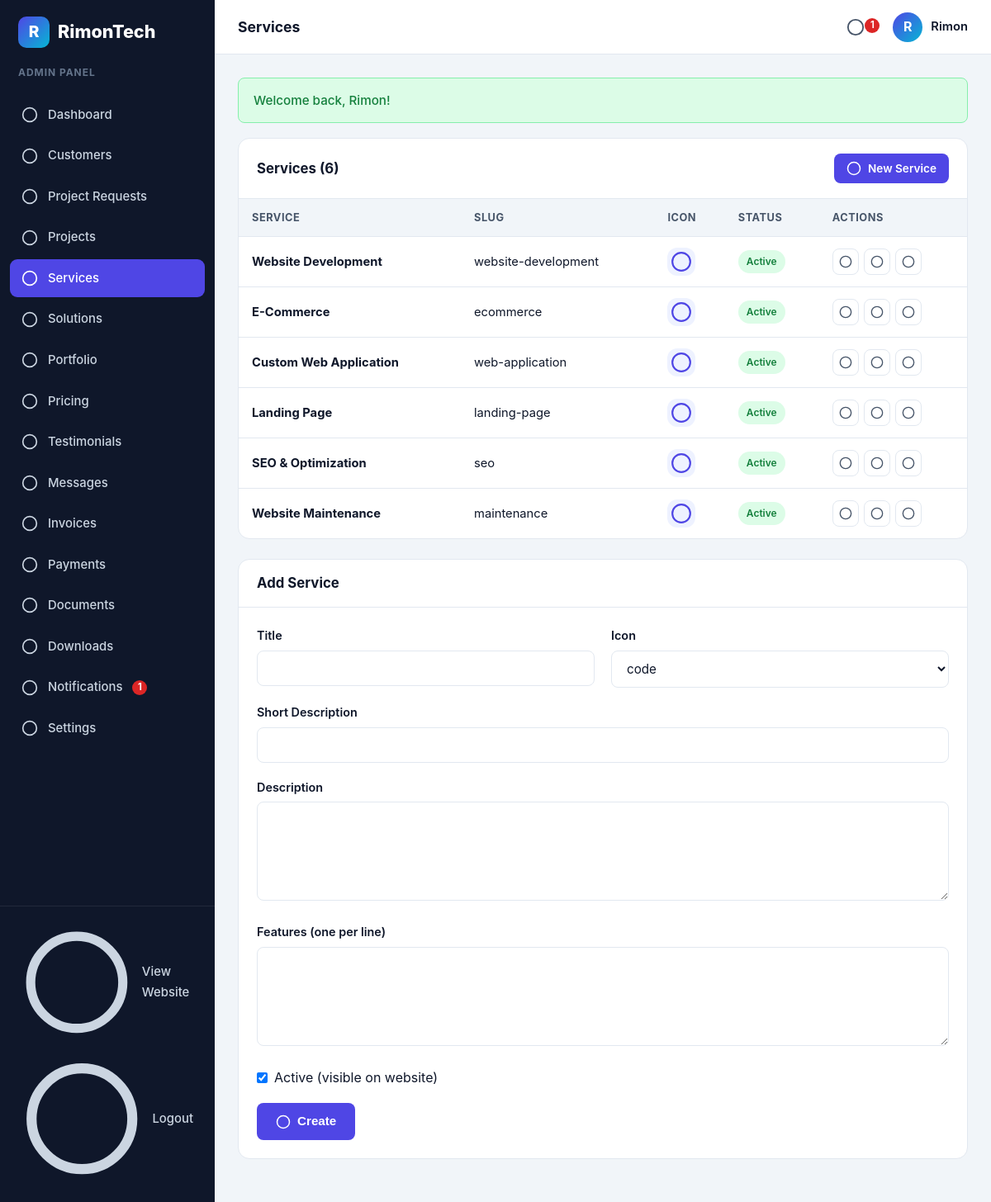
The app's page /admin/services.php (signed in) with its own data.
### tables this page shows
CREATE TABLE IF NOT EXISTS services (
    id INT UNSIGNED AUTO_INCREMENT PRIMARY KEY,
    title VARCHAR(150) NOT NULL,
    slug VARCHAR(160) NOT NULL UNIQUE,
    short_desc VARCHAR(255) NULL,
    icon VARCHAR(60) NULL,
    description TEXT NULL,
    features JSON NULL,
    active TINYINT(1) NOT NULL DEFAULT 1,
    created_at TIMESTAMP DEFAULT CURRENT_TIMESTAMP
);

### config/database.php (called while the page is built, shortened)
<?php
function db(): PDO
{
    static $pdo = null;
    if ($pdo === null) {
        $dsn = 'mysql:host=' . DB_HOST . ';dbname=' . DB_NAME . ';charset=utf8mb4';
        $pdo = new PDO($dsn, DB_USER, DB_PASS, [
            PDO::ATTR_ERRMODE => PDO::ERRMODE_EXCEPTION,
            PDO::ATTR_DEFAULT_FETCH_MODE => PDO::FETCH_ASSOC,
            PDO::ATTR_EMULATE_PREPARES => false,
        ]);
    }
    return $pdo;
}

### admin/services.php (the view, shortened to what this page needs)
<?php
$pageTitle = 'Services';
$activeNav = 'services';
require_once __DIR__ . '/../includes/functions.php';
$form = ['title' => '', 'short_desc' => '', 'icon' => 'code', 'description' => '', 'features' => '', 'active' => 1];
$editId = 0;
$services = db()->query('SELECT * FROM services ORDER BY id')->fetchAll();
$iconOptions = ['code', 'cart', 'app', 'rocket', 'search', 'shield', 'briefcase', 'graduation', 'utensils', 'stethoscope', 'bed', 'user', 'cpu'];
include __DIR__ . '/../includes/admin-header.php';
?>
<div class="panel">
  <div class="panel-head"><h3>Services (<?= count($services) ?>)</h3><a class="btn btn-sm btn-primary" href="<?= url('admin/services.php#add') ?>"><?= icon('plus') ?> New Service</a></div>
  <div class="table-wrap">
    <table class="table">
      <thead><tr><th>Service</th><th>Slug</th><th>Icon</th><th>Status</th><th>Actions</th></tr></thead>
      <tbody>
        <?php foreach ($services as $s): ?>
          <tr>
            <td><b><?= e($s['title']) ?></b></td>
            <td><?= e($s['slug']) ?></td>
            <td><span class="card-icon" style="width:34px;height:34px;margin:0;"><?= icon($s['icon']) ?></span></td>
            <td><?= (int)$s['active'] === 1 ? '<span class="badge badge-green">Active</span>' : '<span class="badge badge-gray">Hidden</span>' ?></td>
            <td>
              <div class="actions">
                <a class="icon-btn" href="<?= url('admin/services.php?edit=' . $s['id'] . '#add') ?>" title="Edit"><?= icon('edit') ?></a>
                <form method="post" action="<?= url('admin/services.php') ?>" style="margin:0;">
                  <button type="submit" class="icon-btn" title="Toggle"><?= icon('eye') ?></button>
                </form>
                <form method="post" action="<?= url('admin/services.php') ?>" style="margin:0;">
                  <button type="submit" class="icon-btn danger" title="Delete" onclick="return confirm('Delete this service?');"><?= icon('trash') ?></button>
                </form>
              </div>
            </td>
          </tr>
        <?php endforeach; ?>
      </tbody>
    </table>
  </div>
</div>
<div class="panel" id="add">
  <div class="panel-head"><h3><?= $editId ? 'Edit Service' : 'Add Service' ?></h3></div>
  <div class="panel-body">
    <form method="post" action="<?= url('admin/services.php' . ($editId ? '?edit=' . $editId : '')) ?>">
      <div class="form-grid">
        <div class="form-group">
          <label class="form-label">Title</label>
          <input type="text" name="title" class="form-control" value="<?= e($form['title']) ?>" required>
        </div>
        <div class="form-group">
          <label class="form-label">Icon</label>
          <select name="icon" class="form-control">
            <?php foreach ($iconOptions as $io): ?><option value="<?= $io ?>" <?= $form['icon'] === $io ? 'selected' : '' ?>><?= e($io) ?></option><?php endforeach; ?>
          </select>
        </div>
      </div>
      <div class="form-group">
        <label class="form-label">Short Description</label>
        <input type="text" name="short_desc" class="form-control" value="<?= e($form['short_desc']) ?>">
      </div>
      <div class="form-group">
        <label class="form-label">Description</label>
        <textarea name="description" class="form-control"><?= e($form['description']) ?></textarea>
      </div>
      <div class="form-group">
        <label class="form-label">Features (one per line)</label>
        <textarea name="features" class="form-control"><?= e($form['features']) ?></textarea>
      </div>
      <div class="form-group">
        <label class="form-check" style="display:flex;gap:8px;align-items:center;">
          <input type="checkbox" name="active" value="1" <?= $form['active'] ? 'checked' : '' ?>> <span>Active (visible on website)</span>
        </label>
      </div>
      <button type="submit" class="btn btn-primary"><?= $editId ? icon('check') . ' Update' : icon('plus') . ' Create' ?></button>
    </form>
  </div>
</div>
<?php include __DIR__ . '/../includes/admin-footer.php'; ?>

### includes/admin-header.php (shortened to what this page needs)
<?php
require_once __DIR__ . '/functions.php';
$admin = require_admin();
$activeNav = $activeNav ?? '';
$pageTitle = $pageTitle ?? 'Admin Dashboard';
$unread = unread_count('admin', (int)$admin['id']);
$navItems = [
    'dashboard' => ['label' => 'Dashboard', 'url' => 'admin/dashboard.php', 'icon' => 'grid'],
    'customers' => ['label' => 'Customers', 'url' => 'admin/customers.php', 'icon' => 'users'],
    'project-requests' => ['label' => 'Project Requests', 'url' => 'admin/project-requests.php', 'icon' => 'inbox'],
    'projects' => ['label' => 'Projects', 'url' => 'admin/projects.php', 'icon' => 'clipboard'],
    'services' => ['label' => 'Services', 'url' => 'admin/services.php', 'icon' => 'layers'],
    'solutions' => ['label' => 'Solutions', 'url' => 'admin/solutions.php', 'icon' => 'cpu'],
    'portfolio' => ['label' => 'Portfolio', 'url' => 'admin/portfolio.php', 'icon' => 'eye'],
    'pricing' => ['label' => 'Pricing', 'url' => 'admin/pricing.php', 'icon' => 'tag'],
    'testimonials' => ['label' => 'Testimonials', 'url' => 'admin/testimonials.php', 'icon' => 'quote'],
    'messages' => ['label' => 'Messages', 'url' => 'admin/messages.php', 'icon' => 'mail'],
    'invoices' => ['label' => 'Invoices', 'url' => 'admin/invoices.php', 'icon' => 'file'],
    'payments' => ['label' => 'Payments', 'url' => 'admin/payments.php', 'icon' => 'wallet'],
    'documents' => ['label' => 'Documents', 'url' => 'admin/documents.php', 'icon' => 'layers'],
    'downloads' => ['label' => 'Downloads', 'url' => 'admin/downloads.php', 'icon' => 'download'],
    'notifications' => ['label' => 'Notifications', 'url' => 'admin/notifications.php', 'icon' => 'bell'],
    'settings' => ['label' => 'Settings', 'url' => 'admin/settings.php', 'icon' => 'settings'],
];
?>
<!DOCTYPE html>
<html lang="en">
<head>
<link rel="stylesheet" href="<?= url('assets/css/style.css') ?>">
</head>
<body class="dashboard-body">
<div class="dashboard admin-dashboard">
  <aside class="sidebar" id="sidebar">
    <a href="<?= url('admin/dashboard.php') ?>" class="brand sidebar-brand">
      <span class="brand-mark">R</span>
      <span class="brand-text"><?= e(APP_NAME) ?></span>
    </a>
    <p class="sidebar-caption">Admin Panel</p>
    <nav class="sidebar-nav">
      <?php foreach ($navItems as $key => $item): ?>
        <?php $extra = $key === 'notifications' && $unread > 0 ? '<span class="dot-badge">' . $unread . '</span>' : ''; ?>
        <a href="<?= url($item['url']) ?>" class="sidebar-link <?= $activeNav === $key ? 'active' : '' ?>">
          <span class="sidebar-icon"><?= icon($item['icon']) ?></span>
          <?= e($item['label']) ?><?= $extra ?>
        </a>
      <?php endforeach; ?>
    </nav>
    <div class="sidebar-footer">
      <a href="<?= url('index.php') ?>" class="sidebar-link"><?= icon('eye') ?> View Website</a>
      <a href="<?= url('admin/logout.php') ?>" class="sidebar-link"><?= icon('logout') ?> Logout</a>
    </div>
  </aside>
  <div class="dashboard-main">
    <header class="topbar">
      <h1 class="topbar-title"><?= e($pageTitle) ?></h1>
      <div class="topbar-right">
        <a href="<?= url('admin/notifications.php') ?>" class="topbar-icon" title="Notifications">
          <?= icon('bell') ?>
          <?php if ($unread > 0): ?><span class="dot-badge"><?= $unread ?></span><?php endif; ?>
        </a>
        <div class="topbar-user">
          <span class="avatar"><?= e(strtoupper(substr($admin['name'], 0, 1))) ?></span>
          <span class="topbar-user-name"><?= e($admin['name']) ?></span>
        </div>
      </div>
    </header>
    <div class="dashboard-content">
      <?php flash_render(); ?>

### includes/functions.php (shortened to what this page needs)
<?php
require_once __DIR__ . '/../config/database.php';
function base_url(string $path = ''): string
{
    static $base = null;
    if ($base === null) {
        $rootFs = realpath(dirname(__DIR__));
        $docRoot = realpath($_SERVER['DOCUMENT_ROOT'] ?? $rootFs);
        $base = '/';
    }
    return $base . ltrim($path, '/');
}
function url(string $path = ''): string
{
    return base_url($path);
}
function e(?string $value): string
{
    return htmlspecialchars((string)$value, ENT_QUOTES, 'UTF-8');
}
function get_flashes(): array
{
    $flashes = $_SESSION['flash'] ?? [];
    return $flashes;
}
function flash_render(): void
{
    foreach (get_flashes() as $f) {
        $type = $f['type'] === 'error' ? 'error' : 'success';
        echo '<div class="alert alert-' . e($type) . '">' . e($f['message']) . '</div>';
    }
}
function current_admin(): ?array
{
    $stmt = db()->prepare('SELECT * FROM admins WHERE id = ?');
    $stmt->execute([$_SESSION['admin_id']]);
    return $stmt->fetch() ?: null;
}
function require_admin(): array
{
    $admin = current_admin();
    return $admin;
}
function unread_count(string $type, int $userId): int
{
    $stmt = db()->prepare('SELECT COUNT(*) FROM notifications WHERE user_type = ? AND user_id = ? AND is_read = 0');
    $stmt->execute([$type, $userId]);
    return (int)$stmt->fetchColumn();
}
function icon(string $name): string
{
    return $map[$name] ?? '<svg viewBox="0 0 24 24" fill="none" stroke="currentColor" stroke-width="2"><circle cx="12" cy="12" r="10"/></svg>';
}

### records on screen
services: title "Website Development", slug "website-development", shows "Active", active "☑"
services: title "E-Commerce", slug "ecommerce", active "Active"
services: title "Custom Web Application", slug "web-application", active "Active"
services: title "Landing Page", slug "landing-page", active "Active"
services: title "SEO & Optimization", slug "seo", active "Active"
services: title "Website Maintenance", slug "maintenance", active "Active"

### other values on screen
APP_NAME "RimonTech"
$item['label'] "Dashboard"
$item['label'] "Customers"
$item['label'] "Project Requests"
$item['label'] "Projects"
$item['label'] "Services"
$item['label'] "Solutions"
$item['label'] "Portfolio"
$item['label'] "Pricing"
$item['label'] "Testimonials"
$item['label'] "Messages"
$item['label'] "Invoices"
$item['label'] "Payments"
$item['label'] "Documents"
$item['label'] "Downloads"
